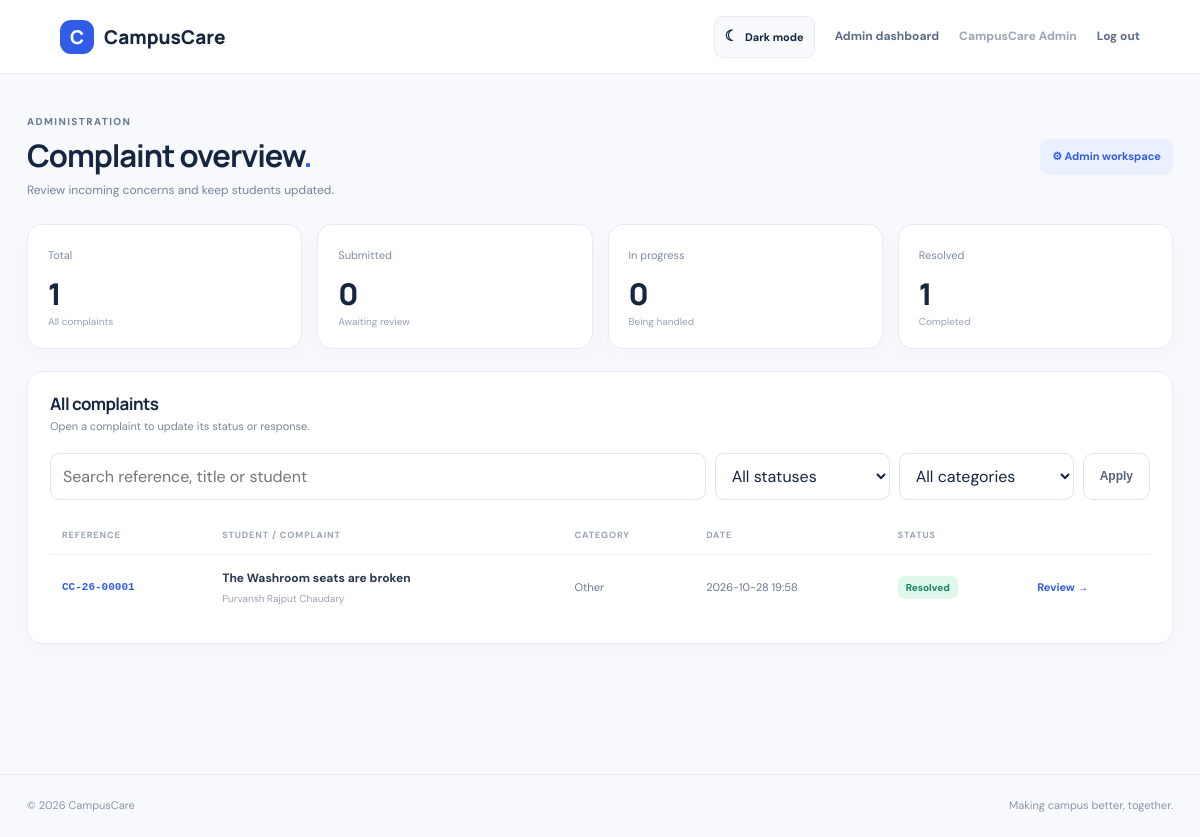
The page /admin (signed in) on the database its author committed.
### tables this page shows
CREATE TABLE complaints (
          id INTEGER PRIMARY KEY AUTOINCREMENT, code TEXT UNIQUE,
          user_id INTEGER NOT NULL, title TEXT NOT NULL, category TEXT NOT NULL,
          location TEXT, description TEXT NOT NULL, status TEXT NOT NULL DEFAULT 'Submitted',
          response TEXT DEFAULT '', created_at TEXT NOT NULL, updated_at TEXT NOT NULL,
          FOREIGN KEY(user_id) REFERENCES users(id)
        );

CREATE TABLE users (
          id INTEGER PRIMARY KEY AUTOINCREMENT, name TEXT NOT NULL,
          email TEXT UNIQUE NOT NULL, password_hash TEXT NOT NULL,
          role TEXT NOT NULL DEFAULT 'student', created_at TEXT NOT NULL
        );

### app.py (the view)
@app.route("/admin")
@admin_required
def admin():
    q = request.args.get("q", "").strip()
    status = request.args.get("status", "")
    category = request.args.get("category", "")
    sql = """SELECT c.*,u.name AS student_name FROM complaints c
             JOIN users u ON u.id=c.user_id WHERE 1=1"""
    params = []
    if q:
        sql += " AND (c.code LIKE ? OR c.title LIKE ? OR u.name LIKE ?)"
        params.extend([f"%{q}%"] * 3)
    if status in STATUSES:
        sql += " AND c.status=?"
        params.append(status)
    if category in CATEGORIES:
        sql += " AND c.category=?"
        params.append(category)
    sql += " ORDER BY c.id DESC"
    with connect() as db:
        rows = db.execute(sql, params).fetchall()
        total = db.execute("SELECT COUNT(*) FROM complaints").fetchone()[0]
        submitted = db.execute("SELECT COUNT(*) FROM complaints WHERE status='Submitted'").fetchone()[0]
        progress = db.execute("SELECT COUNT(*) FROM complaints WHERE status='In Progress'").fetchone()[0]
        resolved = db.execute("SELECT COUNT(*) FROM complaints WHERE status='Resolved'").fetchone()[0]
    return render_template("admin.html", rows=rows, total=total, submitted=submitted, progress=progress,
                           resolved=resolved, q=q, selected=status, selected_category=category)

### app.py (called while the page is built)
def connect():
    db = sqlite3.connect(DB)
    db.row_factory = sqlite3.Row
    db.execute("PRAGMA foreign_keys = ON")
    return db

def admin_required(fn):
    @wraps(fn)
    def wrapper(*args, **kwargs):
        if not session.get("uid"):
            return redirect(url_for("login"))
        if session.get("role") != "admin":
            abort(403)
        return fn(*args, **kwargs)
    return wrapper

@app.context_processor
def globals_for_templates():
    return {"year": datetime.now().year, "categories": CATEGORIES, "statuses": STATUSES}

### templates/admin.html (shortened to what this page needs)
{% extends "base.html" %}{% block title %}Admin dashboard{% endblock %}{% block content %}
<header class="pagehead"><div><div class="eyebrow">ADMINISTRATION</div><h1>Complaint overview<span>.</span></h1><p>Review incoming concerns and keep students updated.</p></div><span class="adminbadge">⚙ Admin workspace</span></header>
<div class="stats four"><div><small>Total</small><strong>{{ total }}</strong><p>All complaints</p></div><div><small>Submitted</small><strong>{{ submitted }}</strong><p>Awaiting review</p></div><div><small>In progress</small><strong>{{ progress }}</strong><p>Being handled</p></div><div><small>Resolved</small><strong>{{ resolved }}</strong><p>Completed</p></div></div>
<section class="panel"><div class="paneltitle"><div><h2>All complaints</h2><p>Open a complaint to update its status or response.</p></div></div><form class="filters"><input name="q" value="{{ q }}" placeholder="Search reference, title or student"><select name="status"><option value="">All statuses</option></select><select name="category"><option value="">All categories</option></select><button class="btn secondary">Apply</button></form>
{% if rows %}<div class="tablewrap"><table><thead><tr><th>REFERENCE</th><th>STUDENT / COMPLAINT</th><th>CATEGORY</th><th>DATE</th><th>STATUS</th><th></th></tr></thead><tbody>{% for c in rows %}<tr><td class="ref">{{ c['code'] }}</td><td><b>{{ c['title'] }}</b><small>{{ c['student_name'] }}</small></td><td>{{ c['category'] }}</td><td>{{ c['created_at'] }}</td><td><span class="pill {{ c['status']|lower|replace(' ','-') }}">{{ c['status'] }}</span></td><td><a class="link" href="{{ url_for('detail',cid=c['id']) }}">Review →</a></td></tr>{% endfor %}</tbody></table></div>{% else %}<div class="empty"><div>✓</div><h3>No complaints to show</h3><p>New student complaints will appear here.</p></div>{% endif %}</section>{% endblock %}

### static/style.css (style rules this page uses)
:root { --ink:#172640;--muted:#77849a;--blue:#315ce8;--line:#e7ecf4;--bg:#f7f9fc;--green:#16865f }
* { box-sizing:border-box }
body { margin:0;background:var(--bg);color:var(--ink);font:14px 'DM Sans',sans-serif;line-height:1.6 }
a { color:inherit;text-decoration:none }
h1,h2,h3 { font-family:Manrope,sans-serif;line-height:1.2;letter-spacing:-.035em;margin:0 }
.eyebrow { font-size:10px;font-weight:800;letter-spacing:.14em;color:#687994 }
.btn { border:0;border-radius:10px;padding:12px 16px;display:inline-flex;align-items:center;justify-content:center;gap:12px;font-weight:700;font-size:12px;cursor:pointer }
.secondary { background:white;border:1px solid #dfe5ee;color:#56647a }
.pill { font-size:10px;font-weight:700;border-radius:7px;padding:5px 8px;white-space:nowrap }
.resolved { background:#e0f7eb;color:#16865f }
.box,.panel,.stats>div { background:white;border:1px solid var(--line);border-radius:15px;box-shadow:0 7px 24px #1e355d05 }
.form input,.form select,.form textarea,.filters input,.filters select { width:100%;min-width:0;padding:11px 12px;border:1px solid #dfe5ee;border-radius:9px;background:white;color:var(--ink);font:12px 'DM Sans',sans-serif;outline:none }
.switch a,.link { color:var(--blue);font-weight:700 }
.pagehead { display:flex;align-items:center;justify-content:space-between;gap:20px;padding:40px 0 24px }
.pagehead h1 { font-size:31px;margin:7px 0 }
.pagehead h1 span { color:var(--blue) }
.pagehead p { margin:0;color:var(--muted);font-size:12px }
.stats { display:grid;gap:15px;margin-bottom:22px }
.stats.four { grid-template-columns:repeat(4,1fr) }
.stats>div { padding:18px 20px }
.stats small { font-size:11px;color:#7e8ba0 }
.stats strong { display:block;font:800 30px Manrope;margin-top:7px }
.stats p { font-size:10px;color:#98a2b2;margin:0 }
.panel { padding:22px;margin-bottom:25px }
.paneltitle { margin-bottom:17px }
.paneltitle h2,.panel h2 { font-size:17px }
.paneltitle p { font-size:11px;color:var(--muted);margin:4px 0 0 }
.filters { display:flex;gap:9px;margin-bottom:16px }
.filters input { flex:1 }
.filters select { max-width:175px }
.tablewrap { overflow-x:auto }
table { border-collapse:collapse;width:100%;text-align:left;white-space:nowrap }
th { font-size:9px;letter-spacing:.1em;color:#98a3b4;padding:12px;border-bottom:1px solid #edf0f5 }
td { font-size:11px;color:#69768b;padding:14px 12px;border-bottom:1px solid #f0f2f6 }
tbody tr:last-child td { border-bottom:0 }
td b { display:block;color:#28364e;font-size:12px }
td small { display:block;color:#9aa4b5;font-size:10px;margin-top:3px }
.ref { font-family:monospace;color:#315ce8;font-weight:700 }
.adminbadge { background:#eaf0ff;color:#315ce8;border-radius:9px;padding:9px 12px;font-size:11px;font-weight:700 }
html { color-scheme:light;transition:background-color .2s,color .2s }
html { scroll-behavior: smooth; }
body { min-width: 320px; overflow-wrap: anywhere; }
button, input, select, textarea, a { -webkit-tap-highlight-color: transparent; }
.btn, .navbutton, .theme-toggle { min-height: 42px; }
.form input, .form select, .form textarea, .filters input, .filters select { font-size: 16px; }
.tablewrap { max-width: 100%; border-radius: 10px; }

### rows shown on the page
complaints: code "CC-26-00001", title "The Washroom seats are broken", student_name "Purvansh Rajput Chaudary", category "Other", created_at "2026-10-28 19:58", status "Resolved"

### other values the page prints
{{ session.get('name') }} "CampusCare Admin"
{{ total }} "1"
{{ submitted }} "0"
{{ progress }} "0"
{{ resolved }} "1"
